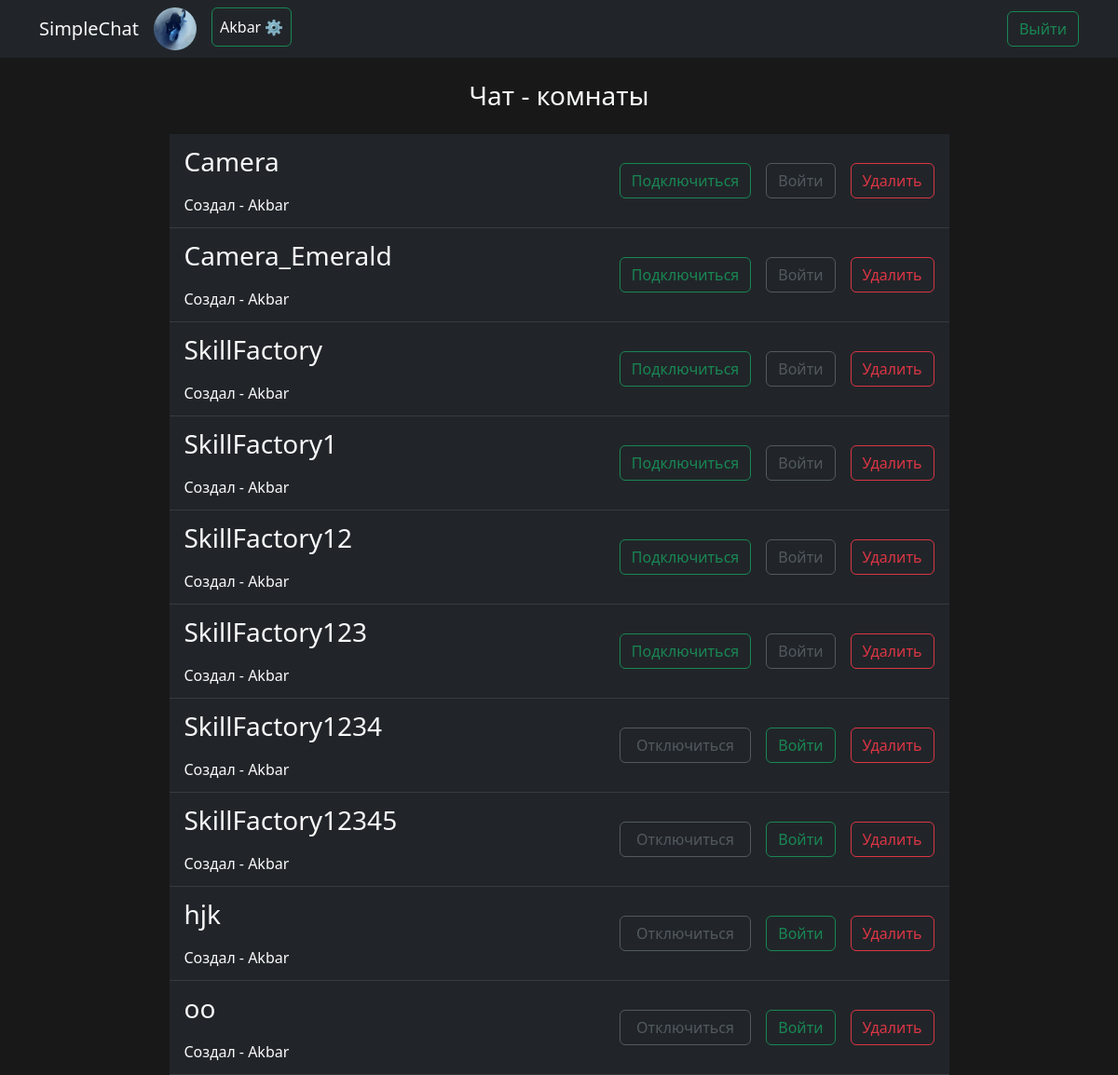
/rooms/ (signed in), run on an earlier commit of the app's database.
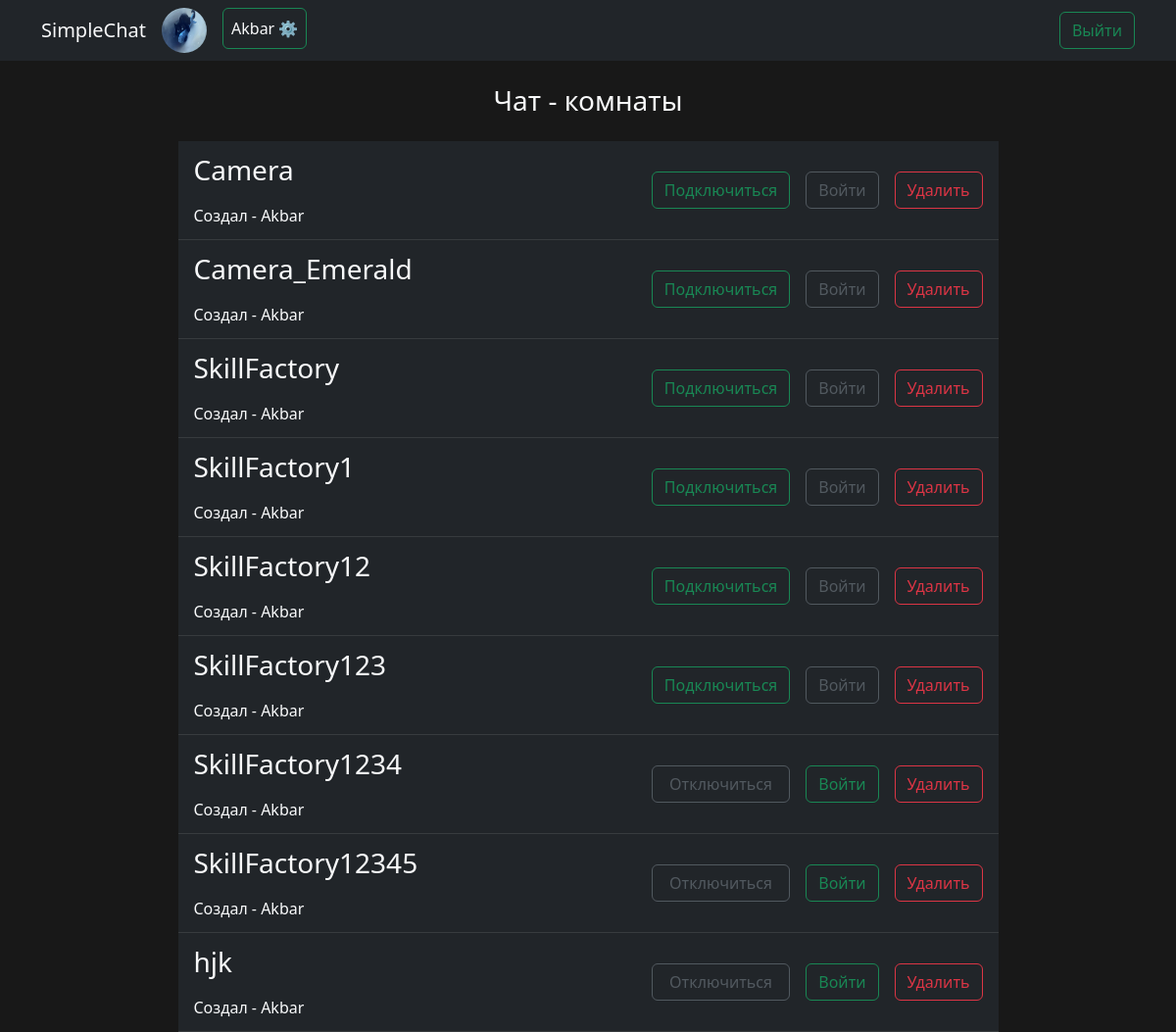
And on a later commit of the database.
### chatApp/models.py (models this page shows, shortened)
class Rooms(models.Model):
    name = models.CharField(max_length=64)
    slug = models.SlugField(unique=True)
    created = models.DateField(auto_now_add=True)
    creator = models.ForeignKey(User, on_delete=models.CASCADE)
    class Meta:
        verbose_name = 'Комната'
        verbose_name_plural = 'Комнаты'

### chatApp/views.py (the view)
# urls.py: path("rooms/", rooms, name='rooms'),
@login_required(login_url='/accounts/login/')
def rooms(request):
    rooms = Rooms.objects.all()
    members = Members.objects.filter(userProfile_id=request.user.id).values_list('chatRoom_id', flat=True)
    return render(request, template_name='rooms.html', context={'chat_rooms': rooms, 'members': members})

### templates/rooms.html (shortened to what this page needs)
{% extends 'base.html' %}
{% load static %}
{% block content %}
{% if chat_rooms %}
<h3 class="text-center mt-4">Чат - комнаты</h3>
<table class="table table-dark align-middle table-ms mt-2 w-75 mt-4 chat_rooms">
   {% for room in chat_rooms %}
      <tr class="">
         <td class="text-light ps-3 w-75 fs-3">
            {{room.name}} <br>
            <span class='fs-6'>Создал - {{room.creator.username}}</span>
         </td>
         {% if room.id in members %}
            {% if request.user.id == room.creator.id %}
               <td><a href={% url 'outFromRoom' room.id %} class='btn btn-outline-secondary w-100 disabled' id='out_from_room'>Отключиться</a></td>
            {% else %}
               <td><a href={% url 'outFromRoom' room.id %} class='btn btn-outline-success w-100' id='out_from_room'>Отключиться</a></td>
            {% endif %}
            <td><a href={% url 'room' room.id %} class='btn btn-outline-success'>Войти</a></td>
         {% else %}
            <td><a href={% url 'joinToRoom' room.id %} class='btn btn-outline-success' id='join_to_room'>Подключиться</a></td>
            <td><a href={% url 'room' room.id %} class='btn btn-outline-secondary disabled'>Войти</a></td>
         {% endif %}
         {% if room.creator_id == request.user.id%}
            <td class="text-end pe-3"> <a id={{ room.id }} class="btn btn-outline-danger delete_room">Удалить</a></td>
         {% else %}
         <td class="text-end pe-3"> <a id={{ room.id }} class="btn btn-outline-secondary disabled delete_room">Удалить</a></td>
         {% endif %}
      </tr>
   {% endfor %}
</table>
{% else %}
<h3> Нет Чат-комнат</h3>
{% endif %}
{% endblock content %}

What changed in the data, as far as the page shows it:
removed Rooms: name "oo", creator.username "Akbar", shows "Отключиться", shows "Войти"
